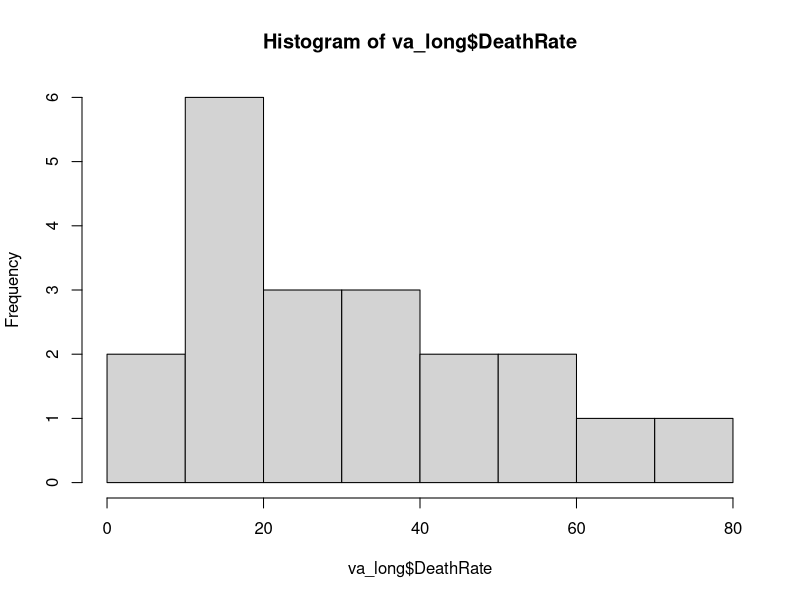
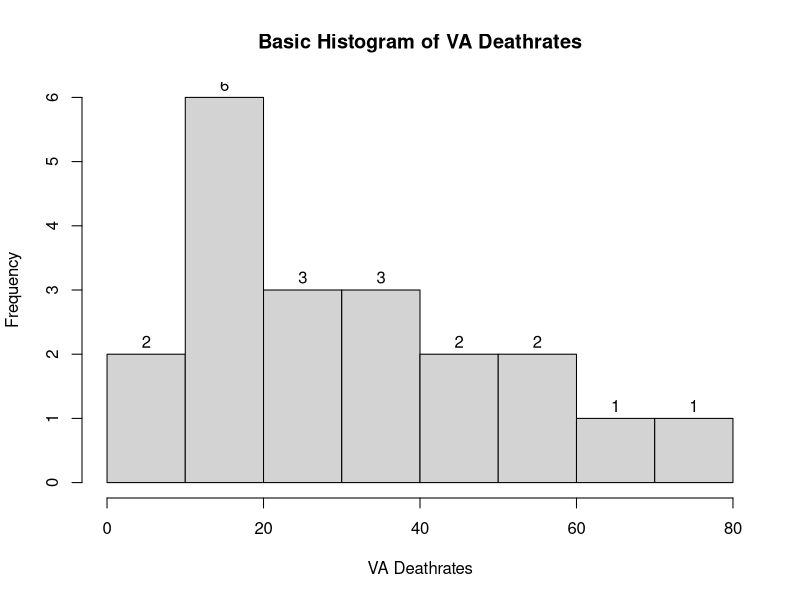
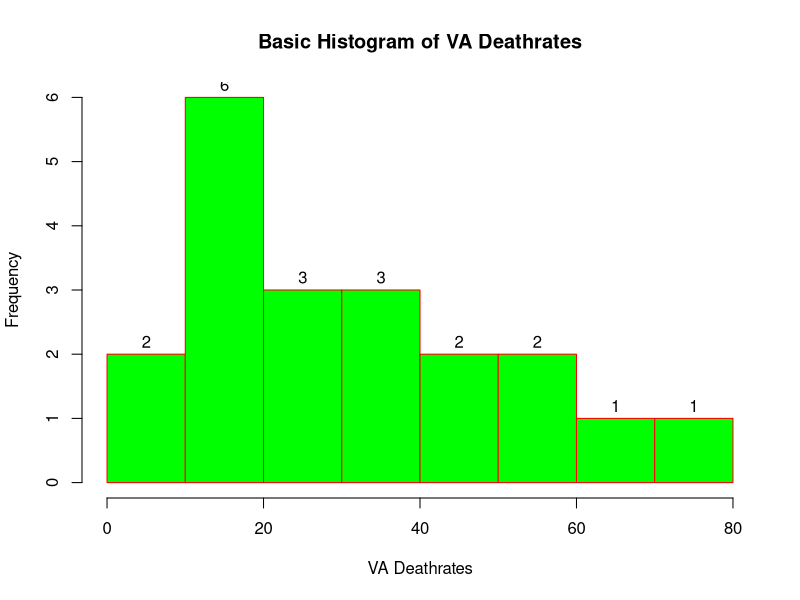
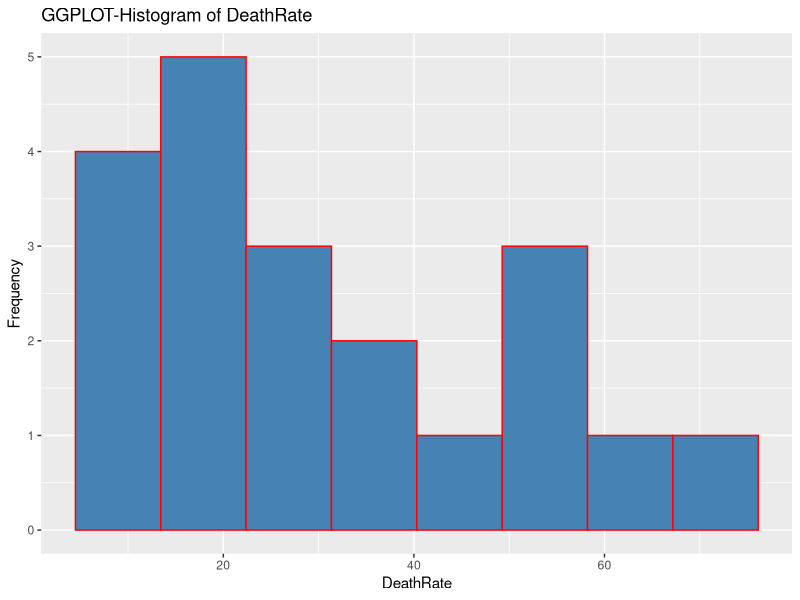

These charts were generated, in order, by the following R code:
#Accesing information about the Data set
?VADeaths
#Checking the type of Data set
class(VADeaths)
#accessing help for unknown functions or classes
help(class)
#converting given data set into data frame
va_df<-as.data.frame(VADeaths)
#checking to confirm if the data set is changed to Data frame
class(va_df)
#Creating a view of the data set in the form of a table 
View(va_df)
#Creating a new column in the data frame
va_df$AgeGroups <-row.names(VADeaths)
View(va_df)
#changing the data into "Long" Format using "reshape" function
va_long=reshape(va_df,
                direction="long",
                varying=colnames(VADeaths),
                v.names="DeathRate",
                timevar="Population",
                times=colnames(VADeaths)
)
View(va_long)
#Building a basic Histogram
#png("Basic_hist.png")
hist(va_long$DeathRate)
#dev.off()

#Changing the Title and lables
hist(va_long$DeathRate,
     main="Basic Histogram of VA Deathrates",
     xlab="VA Deathrates",
     ylab="Frequency",
     labels=TRUE)


#changing the color and border of histogram
hist(va_long$DeathRate,
     breaks=5,
     main="Basic Histogram of VA Deathrates",
     xlab="VA Deathrates",
     ylab="Frequency",
     labels=TRUE,
     col="green",
     border="red")

#Changing the Number of bins/bin-width

#Data
#Asthetics
#Geometry
#Facets
#Statsical
#Coordinates
#Themes
#Labels

library(ggplot2)
ggplot(
  va_long,
  aes(x=DeathRate)
)+
  geom_histogram(
    bins=8,
    fill="steelblue",
    col="red")+
  labs(
    title="GGPLOT-Histogram of DeathRate",
    y="Frequency")

  

